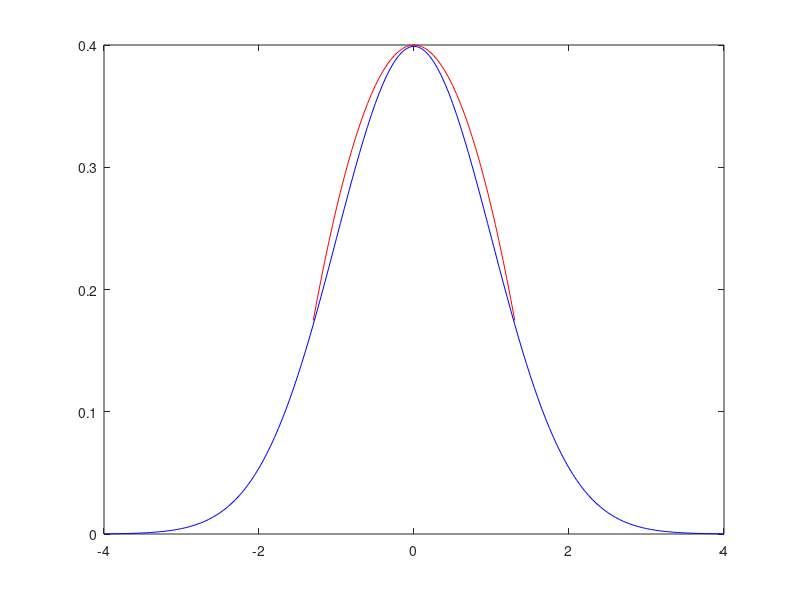

Recreate this plot in MATLAB.
close all
mu = 0;
s = 1;
x1 = -4:0.05:4;
x2 = -1.3:0.05:1.3;
x3 = 1.3:0.05:4;
y1 = 1/sqrt(2*pi*s^2)*exp(-((x1 - mu).^2)/(2*s^2));
y2 = 0.4 - ((x2*2).^2)*(1/30);
y3 = 0.4 - ((x2*2).^2)*(1/30);
plot(x1, y1, 'b')
hold on
plot(x2, y2, 'r')
hold off
